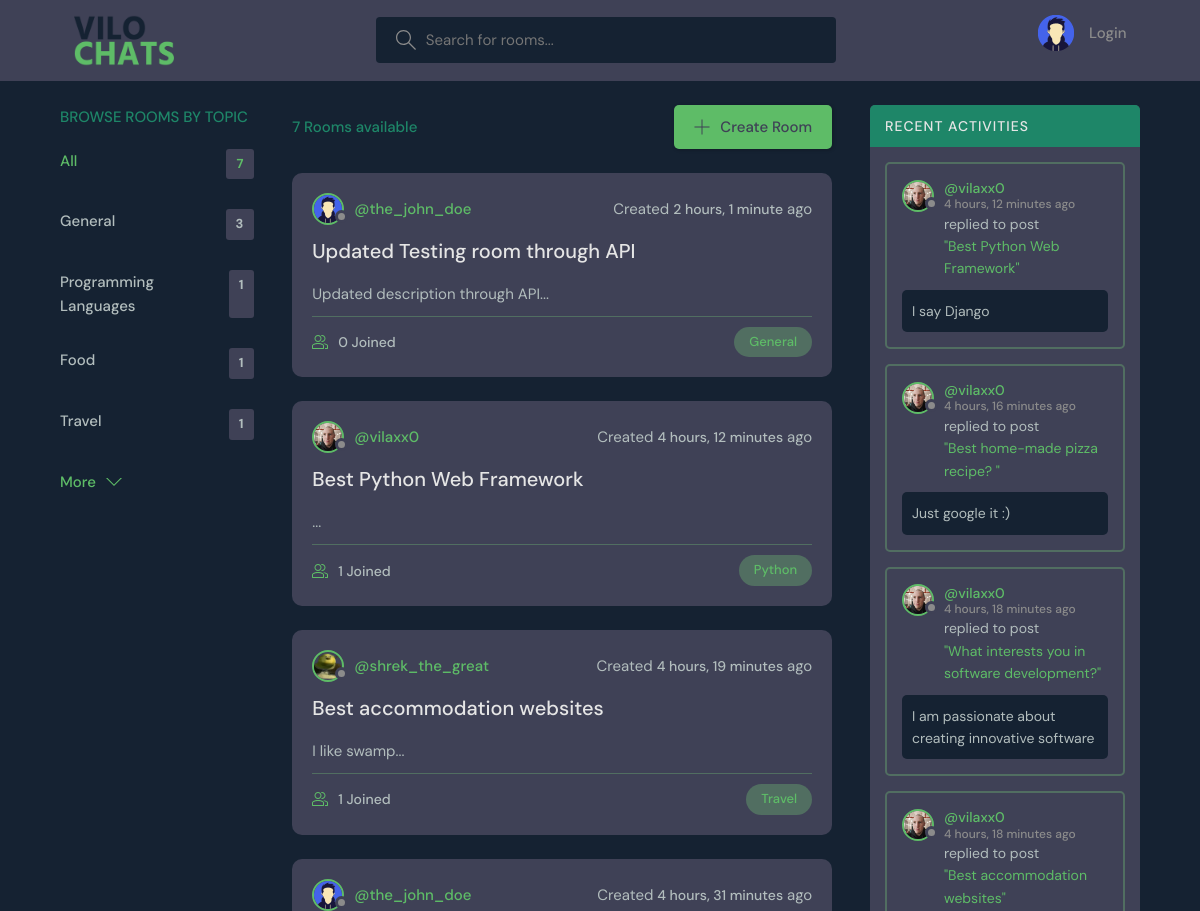
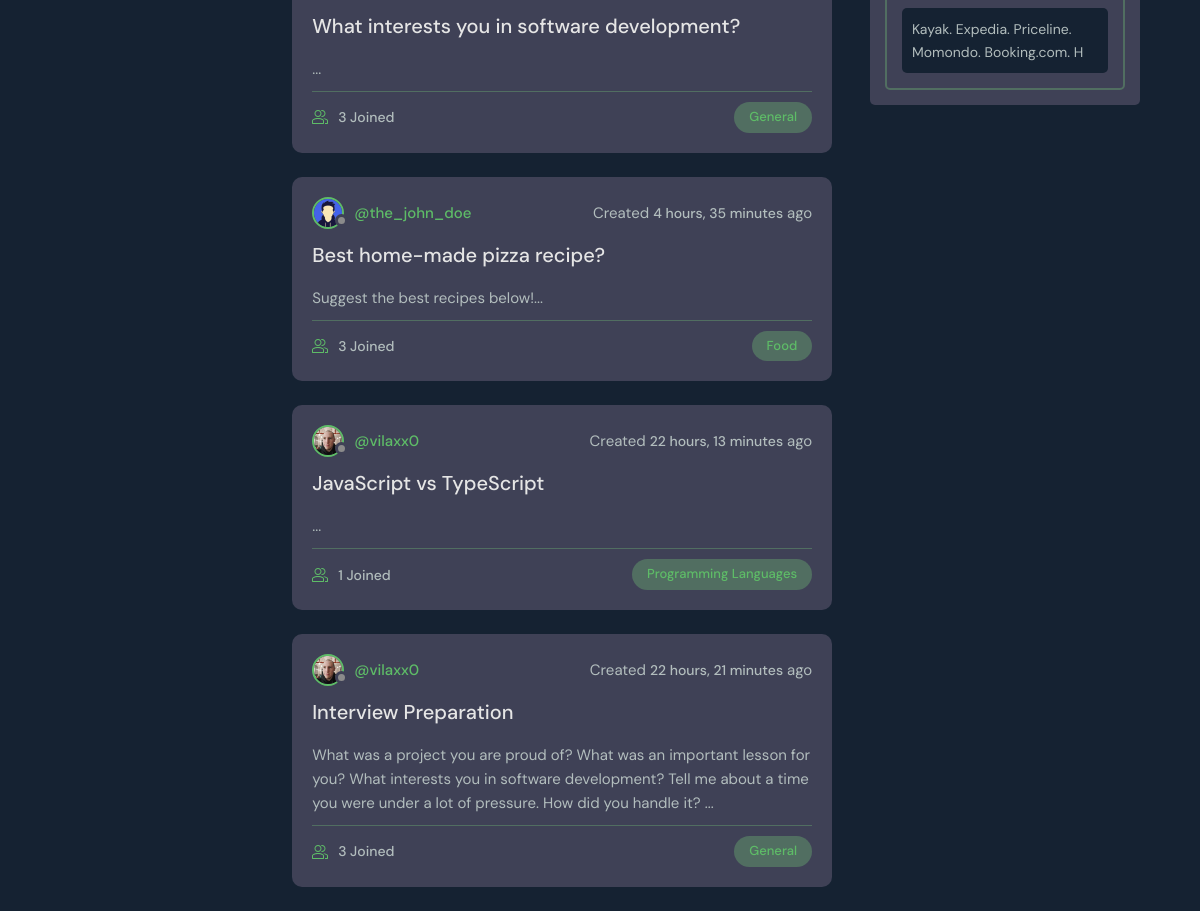
The page / on the database its author committed (2 pictures, top to bottom).
### base/models.py (models this page shows, shortened)
class Topic(models.Model):
    name = models.CharField(max_length=200)

class Room(models.Model):
    host = models.ForeignKey(User, on_delete=models.SET_NULL, null=True)
    topic = models.ForeignKey(Topic, on_delete=models.SET_NULL, null=True)
    name = models.CharField(max_length=200)
    description = models.TextField(null=True, blank=True)
    participants = models.ManyToManyField(User, related_name='participants', blank=True)
    updated = models.DateTimeField(auto_now=True)
    created = models.DateTimeField(auto_now_add=True)
    class Meta:
        ordering = ['-updated', '-created']
    def __str__(self):
        return self.name

class User(AbstractUser):
    name = models.CharField(max_length=200, null=True)
    email = models.EmailField(unique=True, max_length=200, null=True)
    bio = models.TextField(null=True, blank=True)
    avatar = models.ImageField(default="avatar.svg", null=True, blank=True)
    USERNAME_FIELD = 'email'
    REQUIRED_FIELDS = []

class Message(models.Model):
    user = models.ForeignKey(User, on_delete=models.CASCADE)
    room = models.ForeignKey(Room, on_delete=models.CASCADE)
    body = models.TextField()
    updated = models.DateTimeField(auto_now=True)
    created = models.DateTimeField(auto_now_add=True)
    class Meta:
        ordering = ['-updated', '-created']
    def __str__(self):
        return self.body[0:50]

### base/views.py (the view)
# urls.py: 2. Add a URL to urlpatterns:  path('', views.home, name='home')
def home(request):
    q = None
    if(request.GET.get('q') != None):
        q = request.GET.get('q')
    else:
        q = ''
    rooms = Room.objects.filter(
        Q(topic__name__icontains=q) |
        Q(name__icontains=q) |
        Q(host__username__icontains=q)
    )
    topics = Topic.objects.all()[:4]
    room_messages = Message.objects.filter(Q(room__topic__name__icontains=q))[:4]
    all_rooms_count = Room.objects.all().count()
    context = {'rooms': rooms, 'topics': topics, 'room_messages': room_messages, 'all_rooms': all_rooms_count}
    return render(request, 'base/home.html', context)

### base/templates/base/home.html (shortened to what this page needs)
{% extends 'main.html' %} {% block content %}
<main class="layout layout--3">
  <div class="container">
    {% include 'base/topics_component.html' %}
    <div class="roomList">
      <div class="roomList__header">
        <div>
          <p>{{rooms.count}} Rooms available</p>
        </div>
        <a class="btn btn--main" href="{% url 'create-room' %}">
          <svg
            version="1.1"
            xmlns="http://www.w3.org/2000/svg"
            width="32"
            height="32"
            viewBox="0 0 32 32"
          >
            <path
              d="M16.943 0.943h-1.885v14.115h-14.115v1.885h14.115v14.115h1.885v-14.115h14.115v-1.885h-14.115v-14.115z"
            ></path>
          </svg>
          Create Room
        </a>
      </div>
      {% include 'base/feed_component.html' %}
    </div>
    {% include 'base/activity_component.html' %}
  </div>
</main>
{% endblock content %}

### base/templates/base/topics_component.html
<div class="topics">
  <div class="topics__header">
    <h2>Browse Rooms by Topic</h2>
  </div>
  <ul class="topics__list">
    <li>
      <a href="{% url 'home' %}" class="active">
        All <span>{{all_rooms}}</span>
      </a>
    </li>
    {% for topic in topics %}
    <li>
      <a href="{% url 'home' %}?q={{topic.name}}">
        {{topic.name}} <span>{{topic.room_set.all.count}}</span>
      </a>
    </li>
    {% endfor %}
  </ul>
  <a class="btn btn--link" href="{% url 'topics' %}">
    More
    <svg
      version="1.1"
      xmlns="http://www.w3.org/2000/svg"
      width="32"
      height="32"
      viewBox="0 0 32 32"
    >
      <path d="M16 21l-13-13h-3l16 16 16-16h-3l-13 13z"></path>
    </svg>
  </a>
</div>

### base/templates/base/feed_component.html (shortened to what this page needs)
{% for room in rooms %}
<div class="roomListRoom">
  <div class="roomListRoom__header">
    <a
      href="{% url 'user-profile' room.host.id %}"
      class="roomListRoom__author"
    >
      <div class="avatar avatar--small">
        <img src="{{room.host.avatar.url}}" />
      </div>
      <span>@{{ room.host.username }}</span>
    </a>
    <div class="roomListRoom__actions">
      <p>Created <span>{{ room.created|timesince }}</span> ago</p>
    </div>
  </div>
  <div class="roomListRoom__content">
    <a href="{% url 'room' room.id %}">{{ room.name }}</a>
    <p>{{ room.description|slice:"200" }}...</p>
  </div>
  <div class="roomListRoom__meta">
    <a href="{% url 'room' room.id %}" class="roomListRoom__joined">
      {{room.participants.count}} Joined
    </a>
    <a href="{% url 'home' %}?q={{room.topic.name}}">
      <p class="roomListRoom__topic">{{room.topic.name}}</p>
    </a>
  </div>
</div>
{% endfor %}

### base/templates/base/activity_component.html (shortened to what this page needs)
<div class="activities">
  <div class="activities__header">
    <h2>Recent Activities</h2>
  </div>
  {% for message in room_messages %}
  <div class="activities__box">
    <div class="activities__boxHeader roomListRoom__header">
      <a
        href="{% url 'user-profile' message.user.id %}"
        class="roomListRoom__author"
      >
        <div class="avatar avatar--small">
          <img src="{{message.user.avatar.url}}" />
        </div>
        <p>
          @{{ message.user.username }}
          <span>{{ message.created|timesince }} ago</span>
        </p>
      </a>
    </div>
    <div class="activities__boxContent">
      <p>
        replied to post
        <a href="{% url 'room' message.room.id %}"> "{{ message.room }}"</a>
      </p>
      <div class="activities__boxRoomContent">{{ message }}</div>
    </div>
  </div>
  {% endfor %}
</div>

### rows shown on the page
Topic: name "General", room_set.all.count "3"
Topic: name "Programming Languages", room_set.all.count "1"
Topic: name "Food", room_set.all.count "1"
Topic: name "Travel", room_set.all.count "1"
Room: host.avatar (placeholder picture), host.username "the_john_doe", created "2 hours, 1 minute", name "Updated Testing room through API", description "Updated description through API", participants.count "0", topic.name "General"
Room: host.avatar (picture), host.username "vilaxx0", created "4 hours, 12 minutes", name "Best Python Web Framework", participants.count "1", topic.name "Python"
Room: host.avatar (picture), host.username "shrek_the_great", created "4 hours, 19 minutes", name "Best accommodation websites", description "I like swamp", participants.count "1", topic.name "Travel"
Room: host.avatar (placeholder picture), host.username "the_john_doe", created "4 hours, 31 minutes", name "What interests you in software development?", participants.count "3", topic.name "General"
Room: host.avatar (placeholder picture), host.username "the_john_doe", created "4 hours, 35 minutes", name "Best home-made pizza recipe?", description "Suggest the best recipes below!", participants.count "3", topic.name "Food"
Room: host.avatar (picture), host.username "vilaxx0", created "22 hours, 13 minutes", name "JavaScript vs TypeScript", participants.count "1", topic.name "Programming Languages"
Room: host.avatar (picture), host.username "vilaxx0", created "22 hours, 21 minutes", name "Interview Preparation", description "What was a project you are proud of? What was an important lesson for you? What interests you in software development? Tell me about a time you were under a lot of pressure. How did you handle it?", participants.count "3", topic.name "General"
Message: user.avatar (picture), user.username "vilaxx0", created "4 hours, 12 minutes", room "Best Python Web Framework", body "I say Django"
Message: user.avatar (picture), user.username "vilaxx0", created "4 hours, 16 minutes", room "Best home-made pizza recipe?", body "Just google it :)"
Message: user.avatar (picture), user.username "vilaxx0", created "4 hours, 18 minutes", room "What interests you in software development?", body "I am passionate about creating innovative software"
Message: user.avatar (picture), user.username "vilaxx0", created "4 hours, 18 minutes", room "Best accommodation websites", body "Kayak. Expedia. Priceline. Momondo. Booking.com. H"

### other values the page prints
{{ all_rooms }} "7"
{{ rooms.count }} "7"
